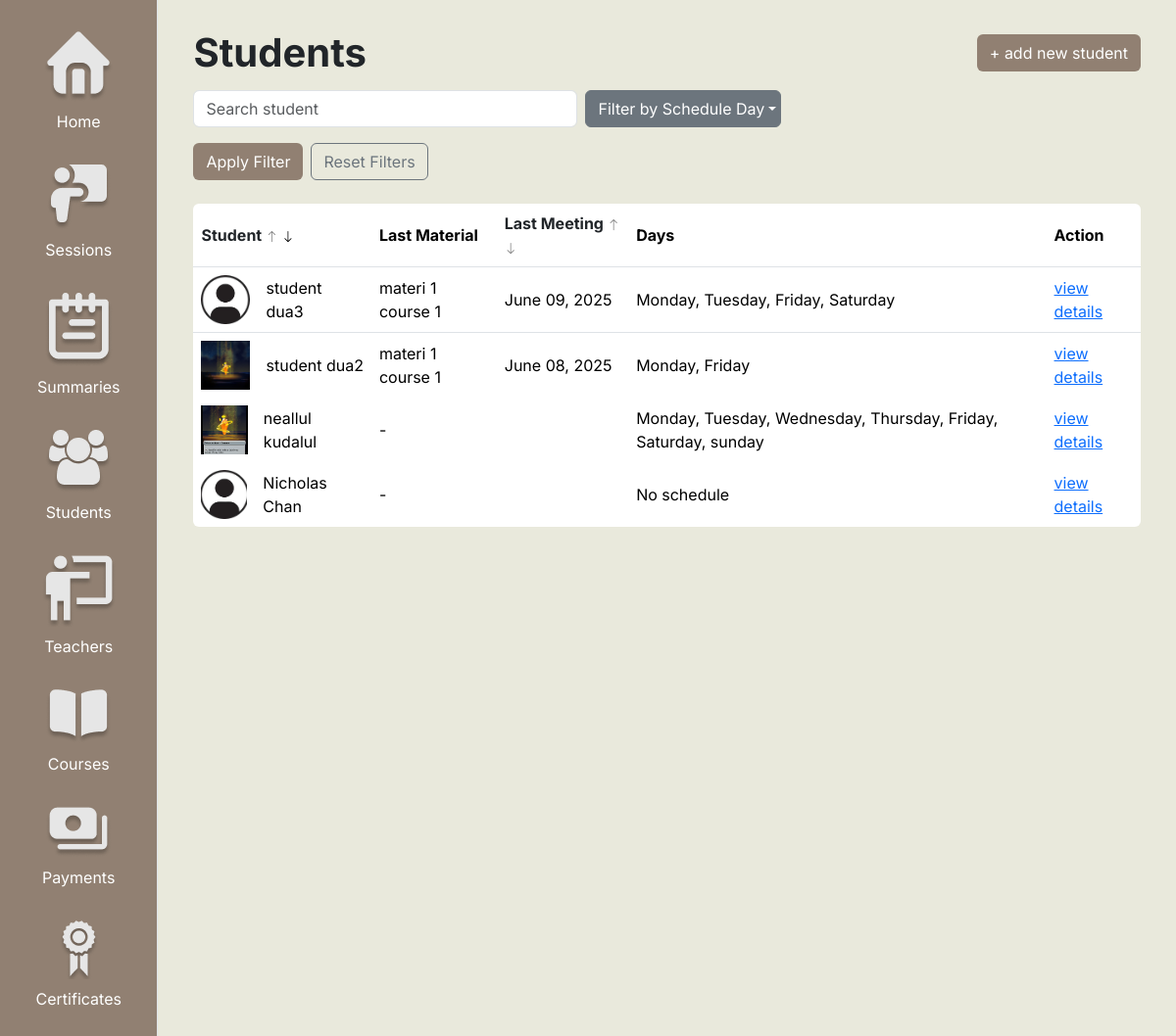
The page /admins/students?sort=student&direction=desc on the database its author committed.
### core/models.py (models this page shows, shortened)
class Student(models.Model):
    user = models.OneToOneField(User, on_delete=models.CASCADE, primary_key=True)
    studentImage = models.ImageField(upload_to='student_pics/', default='student_pics/default_students/default_student.png')
    course = models.ForeignKey('Course', on_delete=models.CASCADE, null=True)
    paymentPending = models.IntegerField(default=0)
    remainingSession = models.IntegerField(default=0)
    sessionDone = models.IntegerField(default=0)
    grade = models.CharField(max_length=100, default='No grade')

class User(AbstractUser):
    GENDER_CHOICES = [
        ('male', 'Male'),
        ('female', 'Female'),
    ]
    ROLE_CHOICES = [
        ('admin', 'Admin'),
        ('teacher', 'Teacher'),
        ('student', 'Student'),
    ]
    STATUS_CHOICES = [
        ('active', 'Active'),
        ('inactive', 'Inactive'),
        ('quit', 'Quit'),
    ]
    email = models.EmailField(unique=True)
    name = models.CharField(max_length=100)
    gender = models.CharField(max_length=6, choices=GENDER_CHOICES, default='male')
    phone = models.CharField(max_length=20)
    role = models.CharField(max_length=10, choices=ROLE_CHOICES, default='teacher')
    status = models.CharField(max_length=10, choices=STATUS_CHOICES, default='active')
    created_at = models.DateTimeField(auto_now_add=True)
    USERNAME_FIELD = 'username'
    REQUIRED_FIELDS = ['email', 'name']

class Schedule(models.Model):
    SCHEDULE_CHOICES = [
        ('monday', 'Monday'),
        ('tuesday', 'Tuesday'),
        ('wednesday', 'Wednesday'),
        ('thursday', 'Thursday'),
        ('friday', 'Friday'),
        ('saturday', 'Saturday'),
    ]
    student = models.ForeignKey(Student, on_delete=models.CASCADE)
    day = models.CharField(max_length=20, choices=SCHEDULE_CHOICES, default='Monday')

### core/views.py (the view)
# urls.py: path('admins/students', views.admin_students, name='admin_students'),
def admin_students(request):
    sort = request.GET.get('sort', 'student')
    direction = request.GET.get('direction', 'asc')
    order_prefix = '' if direction == 'asc' else '-'
    search = request.GET.get('search', '')
    selected_courses = request.GET.getlist('course')
    selected_schedules = request.GET.getlist('schedule')
    latest_summaries = Summary.objects.filter(student=OuterRef('pk')).order_by('-dateCreated')
    students = Student.objects.prefetch_related(
        Prefetch('schedule_set', queryset=Schedule.objects.all())
    ).annotate(
        latest_material_name=Subquery(latest_summaries.values('material__name')[:1]),
        latest_summary_date=Subquery(latest_summaries.values('dateCreated')[:1])
    )
    if search:
        students = students.filter(user__name__icontains=search)
    if selected_schedules:
        students = students.filter(schedule__day__in=selected_schedules).distinct()
    sort_fields = {
        'student': 'user__name',
        'last_meeting': 'latest_summary_date',
    }
    sort_field = sort_fields.get(sort, 'user__name')
    students = students.order_by(f"{order_prefix}{sort_field}")
    all_courses = Course.objects.all()
    return render(request, 'pages/admin_students.html', {
        'students': students,
        'sort': sort,
        'direction': direction,
        'search': search,
        'DAYS_OF_WEEK': DAYS_OF_WEEK,
        'selected_courses': selected_courses,
        'selected_schedules': selected_schedules,
    })

### core/templates/pages/admin_students.html (shortened to what this page needs)
{% extends "base/admin_base.html" %}
{% block content %}
{%load static%}
<div class="d-flex justify-content-between align-items-center mb-2">
    <div class="text fs-1 fw-bold">Students</div>
    <a href="{% url 'add_student' %}">
        <button class="rounded-full btn" style="background-color: #918072; color: white;">
            + add new student
        </button>
    </a>
</div>
<form method="get" class="d-flex flex-column gap-3" style="max-width: 600px;">
<div class="d-flex gap-2">
    <input class="form-control" type="search" name="search" placeholder="Search student" value="{{ search_query }}" style="flex: 1;">
    <div class="dropdown" style="width: 200px;">
    <button class="btn btn-secondary dropdown-toggle w-100" type="button" id="dropdownSchedule" data-bs-toggle="dropdown">Filter by Schedule Day</button>
    </div>
</div>
<div class="d-flex gap-2 mb-4" style="width: 350px;">
    <button type="submit" class="btn" style="background-color: #918072; color: white;">Apply Filter</button>
    <a href="{% url 'admin_students' %}" class="btn btn-outline-secondary">Reset Filters</a>
</div>
</form>
<table class="table table-borderless align-middle overflow-hidden rounded table-hover">
    <thead>
        <tr class="border-bottom">
            <th class="fw-bold align-middle">
                <div class="d-flex align-items-center">
                    <a href="?sort=student&direction={% if sort == 'student' and direction == 'asc' %}desc{% else %}asc{% endif %}" class="text-decoration-none text-dark">
                        Student
                        <i class="bi bi-arrow-up"
                        style="font-size: 0.8rem; color: {% if sort == 'student' and direction == 'asc' %}black{% else %}gray{% endif %};"></i>
                        <i class="bi bi-arrow-down"
                        style="font-size: 0.8rem; color: {% if sort == 'student' and direction == 'desc' %}black{% else %}gray{% endif %};"></i>
                    </a>
                </div>
            </th>
            <th class="fw-bold align-middle">Last Material</th>
            <th class="fw-bold align-middle">
                <div class="d-flex align-items-center">
                    <a href="?sort=last_meeting&direction={% if sort == 'last_meeting' and direction == 'asc' %}desc{% else %}asc{% endif %}" class="text-decoration-none text-dark">
                        Last Meeting
                        <i class="bi bi-arrow-up"
                        style="font-size: 0.8rem; color: {% if sort == 'last_meeting' and direction == 'asc' %}black{% else %}gray{% endif %};"></i>
                        <i class="bi bi-arrow-down"
                        style="font-size: 0.8rem; color: {% if sort == 'last_meeting' and direction == 'desc' %}black{% else %}gray{% endif %};"></i>
                    </a>
                </div>
            </th>
            <th class="fw-bold align-middle">Days</th>
            <th class="fw-bold align-middle">Action</th>
        </tr>
    </thead>
    <tbody><tr class="border-bottom">
        {% for student in students %}
        <td>
        <div class="d-flex align-items-center">
                <div class="profile-img me-3"><img src="{{student.studentImage.url}}"></div>
                {{ student.user.name }}
            </div>
        </td>
        <td>{{ student.latest_material_name|default:"-" }}</td>
        <td>{{ student.latest_summary_date|date:"F d, Y" }}</td>
        <td>{% for schedule in student.schedule_set.all %}
                {{ schedule.get_day_display }}{% if not forloop.last %}, {% endif %}
            {% empty %}
                No schedule
                {% endfor %}
        <td><a href="{% url 'student_details' student.user.id %}">view details</a></td>
        </tr>
        {%endfor%}
    </tbody>
</table>
{% endblock %}

### static/css/base.css (style rules this page uses)
* { font-family: "Inter", serif; }
body { background-color: #E9E9DC; }

### core/templates/pages/admin_students.html (style rules this page uses)
.profile-img { width: 50px; height: 50px; background-color: #ddd; border-radius: 50%; display: inline-block; }
.profile-img img { width: 100%; height: 100%; object-fit: cover; }

### rows shown on the page
Student: studentImage (placeholder picture), user.name "student dua3", latest_material_name "materi 1 course 1", latest_summary_date "June 09, 2025"
Schedule: day "Monday"
Schedule: day "Tuesday"
Schedule: day "Friday"
Schedule: day "Saturday"
Student: studentImage (picture), user.name "student dua2", latest_material_name "materi 1 course 1", latest_summary_date "June 08, 2025"
Schedule: day "Monday"
Schedule: day "Friday"
Student: studentImage (picture), user.name "neallul kudalul", latest_material_name "-"
Schedule: day "Monday"
Schedule: day "Tuesday"
Schedule: day "Wednesday"
Schedule: day "Thursday"
Schedule: day "Friday"
Schedule: day "Saturday"
Schedule: day "sunday"
Student: studentImage (placeholder picture), user.name "Nicholas Chan", latest_material_name "-"
